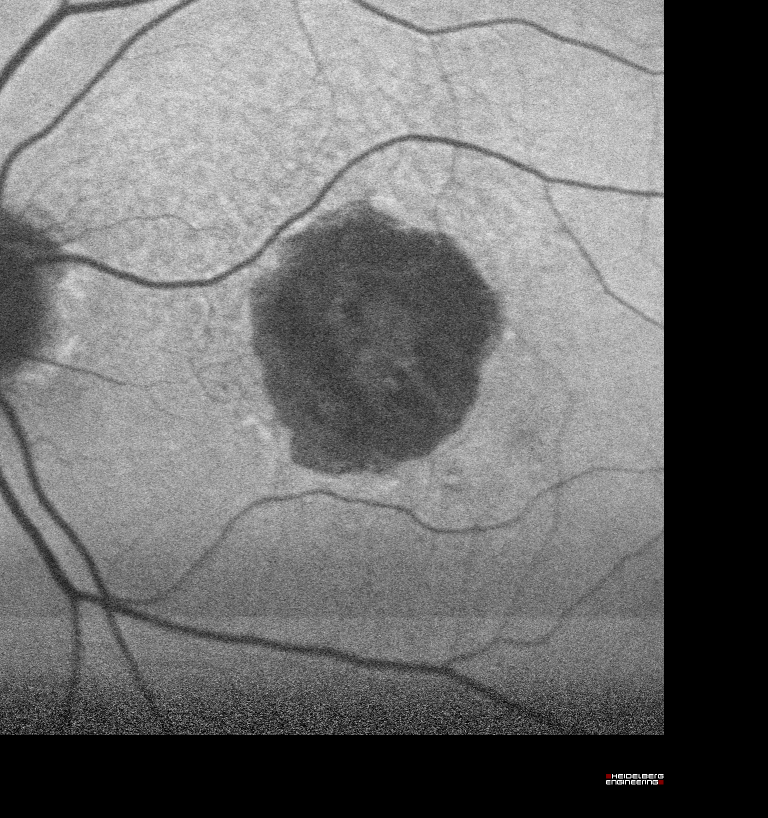
#> input picture code/data/rg-FU-02.png, 1536 x 1636 px (shown at 1/2 size)
$ python -i automatic_registration.py   (imports and definitions only)   (older library calls are emulated)
#> lines starting #> are read from the running program, lines starting #| are printed output that depends on the picture; long printed decimals are rounded; pictures that were not available may be replaced by others from this repository, and a replacement may not be noted
### code/utils.py
import numpy as np
import cv2


# [22 lines left out: function getPoints, not called in this run]


def ransac(x, y, funcFindF, funcDist, minPtNum, iterNum, thDist, thInlrRatio):
    """
    Use RANdom SAmple Consensus to find a fit from X to Y.
    :param x: M*n matrix including n points with dim M
    :param y: N*n matrix including n points with dim N
    :param funcFindF: a function with interface f1 = funcFindF(x1,y1) where:
                x1 is M*n1
                y1 is N*n1 n1 >= minPtNum
                f is an estimated transformation between x1 and y1 - can be of any type
    :param funcDist: a function with interface d = funcDist(x1,y1,f) that uses f returned by funcFindF and returns the
                distance between <x1 transformed by f> and <y1>. d is 1*n1.
                For line fitting, it should calculate the distance between the line and the points [x1;y1];
                For homography, it should project x1 to y2 then calculate the dist between y1 and y2.
    :param minPtNum: the minimum number of points with whom can we find a fit. For line fitting, it's 2. For
                homography, it's 4.
    :param iterNum: number of iterations (== number of times we draw a random sample from the points
    :param thDist: inlier distance threshold.
    :param thInlrRatio: ROUND(THINLRRATIO*n) is the inlier number threshold
    :return: [f, inlierIdx] where: f is the fit and inlierIdx are the indices of inliers

    transalated from matlab by Adi Szeskin.
    """

    ptNum = len(x)
    thInlr = round(thInlrRatio*ptNum)


    inlrNum = np.zeros([iterNum,1])
    fLib= np.zeros(shape=(iterNum,3,3))
    for i in range(iterNum):
        permut = np.random.permutation(ptNum)
        sampleIdx = permut[range(minPtNum)]
        f1 = funcFindF(x[sampleIdx,:],y[sampleIdx,:])
        dist = funcDist(x,y,f1)
        b = dist<=thDist
        r = np.array(range(len(b)))
        inlier1 = r[b]
        inlrNum[i] = len(inlier1)
        if len(inlier1) < thInlr: continue
        fLib[i] = funcFindF(x[inlier1,:],y[inlier1,:])

    idx = inlrNum.tolist().index(max(inlrNum))
    f = fLib[idx]
    dist = funcDist(x,y,f);
    b = dist<=thDist
    r = np.array(range(len(b)))
    inlierIdx = r[b]
    return f, inlierIdx

### code/automatic_registration.py
import numpy as np
from matplotlib import pyplot as plt
from matplotlib.patches import ConnectionPatch
import utils

from scipy import ndimage as ndim
from scipy.spatial.distance import cdist
from scipy import signal
from sklearn.preprocessing import normalize

from skimage import transform as tf
from skimage import feature
from skimage import filters
from skimage import color
from skimage import exposure
from skimage import segmentation
from skimage import morphology

import cv2
import imutils


'''
    Part 1 – Registration by features.
'''

class FeatureRegistrationModel():

    def __init__(self, algorithm='first'):
        self.bl = plt.imread('data/BL01.tif')
        self.fu = plt.imread('data/FU01.tif')

        if algorithm == 'first':
            self.firstalgorithm(self.bl, self.fu)
        else:
            self.secondalgorithm()


    def firstalgorithm(self, blimage, fuimage):
        '''
        Algorithm for computing registration by features using FindRetinalFeatures.
        :param blimage: Baseline image. -- shape (1636, 1536, 3)
        :param fuimage: Follow-up image. -- shape (1636, 1536, 3)
        '''
        method = 'orb'
        number_kp = 500
        bl_kp, bl_descriptors = self.findRetinaFeatures(blimage, number_kp, method=method, plot=False)
        fu_kp, fu_descriptors = self.findRetinaFeatures(fuimage, number_kp, method=method, plot=False)

        # Find matches for each specific method and keep only the 10 with the lowest distance measure.
        best_matches = 6
        if method == 'orb':
            matches, idx_list = self.match_descriptors(bl_descriptors, fu_descriptors, best_matches, metric='hamming')
        elif method == 'surf':
            matches, idx_list = self.match_descriptors(bl_descriptors, fu_descriptors, best_matches, metric='euclidean')
        elif method == 'sift':
            matches, idx_list = self.match_descriptors(bl_descriptors, fu_descriptors, best_matches, metric='euclidean')
        else:
            print("Method not found.")

        # Preparing the keypoints to feed into RANSAC.
        prepbl = []
        prepfu = []
        for idx in range(best_matches):
            tmp = matches[idx_list[idx]]
            prepbl.append(bl_kp[tmp[0]])
            prepfu.append(fu_kp[tmp[1]])

        prepbl = np.array(prepbl)
        prepfu = np.array(prepfu)

        prepbl = np.flip(prepbl, axis=1)
        prepfu = np.flip(prepfu, axis=1)

        self.plotting_pairs(prepbl, prepfu)

        tformR, inliers = self.calcRobustPointBasedReg(prepbl, prepfu)
        print("Transformation matrix: ", tformR)
        rmse = self.calcDist(prepbl, prepfu, tformR)
        print("rmse of rigid registration: ", rmse)
        print("inliers: ", inliers)

        # Transfrom and show the results.
        self.affineTransformation(blimage, fuimage, tformR, plot=True)
        plt.show()

    def match_descriptors(self, bl_descriptors, fu_descriptors, k, metric=None):
        '''
        Brute-force matching of descriptors. Works for opencv as well as skimage.
        :param bl_descriptors:
        :param fu_descriptors:
        :param k:
        :param metric:
        :return: matches and a sorted list of indices of the matches which have the lowest distance.

        '''
        if metric is None:
            if np.issubdtype(bl_descriptors.dtype, np.bool_):
                metric = 'hamming'
            else:
                metric = 'euclidean'

        distances = cdist(bl_descriptors, fu_descriptors, metric='hamming')

        indices1 = np.arange(bl_descriptors.shape[0])
        indices2 = np.argmin(distances, axis=1)

        smallest_dst = np.amin(distances, axis=1)
        idx_list = np.argpartition(smallest_dst, k)

        matches = np.column_stack((indices1, indices2))

        return (matches, idx_list)


    def calcPointBasedReg(self, BLPoints, FUPoints):
        '''
        :param BLPoints: Baseline points -- shape (N,2)
        :param FUPoints: Follow-up points -- shape (N,2)
        :return: A 3x3 rigid 2D transformation matrix of the two translations and rotations of the given points and pairings
        '''
        assert len(BLPoints) == len(FUPoints)
        # Preprocess
        result = np.zeros((3,3), dtype=float)
        np.fill_diagonal(result, 1.0)

        # 1. Compute the (weighted) centroids of both point sets
        meanBL = np.mean(BLPoints, axis=0)
        meanFU = np.mean(FUPoints, axis=0)

        # 2. Compute the centered vectors
        centeredBL = BLPoints - np.tile(meanBL, (BLPoints.shape[0], 1))
        centeredFU = FUPoints - np.tile(meanFU, (FUPoints.shape[0], 1))

        # 3. Compute the dxd covariance matrix
        cov = np.matmul(np.transpose(centeredBL), centeredFU)

        # 4. Compute the singular value decomposition
        U, S, Vt = np.linalg.svd(cov)
        R = np.matmul(Vt.T, U.T)

        # 5. Compute the optimal translation
        t = np.add(np.dot(np.matmul(R, np.transpose(meanBL)), -1), np.transpose(meanFU))

        # Create result rigid matrix
        result[0:R.shape[0], 0:R.shape[1]] = R
        result[0:t.shape[0], R.shape[0]] = t.T

        return (result)

    def calcDist(self, BLPoints, FUPoints, rigidReg):
        '''
        The resulting matrix should approximately satisfy the following relation: [BLPoints ones(N,1)] * tform == [FUPoints ones(N,1)]
        :param BLPoints: Baseline points -- shape (N,2)
        :param FUPoints: Follow-up points -- shape (N,2)
        :param rigidReg: transfomation matrix. (3,3)
        :return: scalar rmse vector -- shape (N,)
        '''
        # Create 3x3 matrix
        helper = np.ones((BLPoints.shape[0],1), dtype=float)
        testBL = np.concatenate((BLPoints, helper), axis=1)

        rigidBL = np.matmul(rigidReg, testBL.T)
        rigidBL = np.delete(rigidBL.T, 2, axis=1)

        rmse = np.sqrt(np.mean(np.square(rigidBL - FUPoints), axis=1))

        return (rmse)

    def calcRobustPointBasedReg(self, BLPoints, FUPoints):
        '''
        This function computes the transformation with unknown outliers in the pairs list.
        '''
        # Setup the parameters for ransac
        minPtNum = 3
        iterNum = 100
        thDist = 25
        thInlrRatio = 0.5

        tform, inlieridx = utils.ransac(BLPoints, FUPoints, self.calcPointBasedReg, self.calcDist,
        minPtNum, iterNum, thDist, thInlrRatio)

        return (tform, inlieridx)


    def findRetinaFeatures(self, image, n_kp, method='orb', plot=True):
        '''
        The function finds strong features in the image used for registration.
        :param image: input image. -- (1636, 1536, 3)
        :param n_kp: Number of keypoints you want to find.
        :param method: Set which algorithm should be used to find keypoints.
        :param plot: Set True, found keypoints will be plotted.
        :return keypoints and descriptors representing the found features.
        '''
        # Creating a gray image for the ORB method and creating a ROI in order to ignore the black caption at the bottom.
        grey_image = cv2.cvtColor(image, cv2.COLOR_BGR2GRAY)
        roi = grey_image[100:1300,100:1300]

        # Applying the ORB method and extracting the features.
        if method == 'orb':
            # Preprocessing for ORB
            roi = filters.gaussian(roi)

            orb = feature.ORB(n_keypoints=n_kp)
            orb.detect_and_extract(roi)

            keypoints = orb.keypoints
            descriptors = orb.descriptors

        # Applying the SIFT method and extracting the features.
        elif method == 'sift':
            roi = cv2.GaussianBlur(roi, (5,5), cv2.BORDER_DEFAULT)
            sift = cv2.xfeatures2d.SIFT_create(n_kp)
            kp_cv, descriptors = sift.detectAndCompute(roi, None)

            # Convert opencv data structure to numpy array.
            keypoints = np.array([k.pt for k in kp_cv])

        # Applying the SURF method and extracting the features.
        elif method == 'surf':
            roi = cv2.GaussianBlur(roi, (5,5), cv2.BORDER_DEFAULT)
            surf = cv2.xfeatures2d.SURF_create(n_kp)
            kp_cv, descriptors = surf.detectAndCompute(roi, None)

            # Convert opencv data structure to numpy array.
            keypoints = np.array([k.pt for k in kp_cv])

        else:
            print("Unknown string " + method)
            exit()

        # Plotting option.
        if plot == True:
            self.plotting_points(image, keypoints, number=False)

        return (keypoints, descriptors)

    def plotting_points(self, image, pointset, number=True):
        '''
        Plotting the points with their labeling in the image.
        :param image: Input image.
        :param pointset: Pointset you want to plot. -- shape (N,2)
        :param number: Set to False if you do not want to label the points.
        '''
        plt.imshow(image)
        for idx in range(pointset.shape[0]):
            x = pointset[idx][0]
            y = pointset[idx][1]
            plt.plot(x, y, 'bo')
            if number:
                plt.text(x + 2, y + 2 , idx, fontsize=13)

    def plotting_pairs(self, BLPoints, FUPoints):
        '''
        Plotting the point pairs next to each other in one plot.
        :param BLPoints: Baseline points -- shape (N,2)
        :param FUPoints: Follow-up points -- shape (N,2)
        Function for plotting pairs of points in two transformed images.
        '''
        fig = plt.figure(1)
        a1 = fig.add_subplot(1, 2, 1)
        self.plotting_points(self.bl, BLPoints, number=True)

        a2 = fig.add_subplot(1, 2, 2)
        self.plotting_points(self.fu, FUPoints, number=True)

        for idx in range(BLPoints.shape[0]):
            xbl = BLPoints[idx][0]
            ybl = BLPoints[idx][1]
            xfu = FUPoints[idx][0]
            yfu = FUPoints[idx][1]

            con = ConnectionPatch(xyA=(xfu,yfu), xyB=(xbl,ybl), coordsA="data", coordsB="data", axesA=a2, axesB=a1, color="red")
            a2.add_artist(con)


    def affineTransformation(self, blimage, fuimage, rigidReg, plot=True):
        '''
        The function will compute a new image of the transformed FU image.
        Set option for plotting transformed FU image overlaided by the BL image.
        :param plot: default=True.
        '''
        transformed = tf.warp(fuimage, rigidReg)

        if plot == True:
            plt.figure()
            plt.imshow(blimage)
            plt.imshow(transformed, cmap='Greens', alpha=0.5)


    # [51 lines left out: function secondalgorithm, not called in this run]


    def segmentBloodVessel(self, image):
        '''
        Performs segmentation of the blood vessels in the retina image.
        :param image: Input image. -- shape (1636, 1536, 3)
        :return: Segmented binary image. -- shape (1636, 1536)
        '''
        grey_image = color.rgb2gray(image)

        # Apply median filter in order to decrease noise.
        median = filters.median(grey_image)

        # Apply CLAHE to enhance contrast.
        clahe = exposure.equalize_adapthist(median)

        # Apply the frangi filter on the preprocessed image in order to find vessel structures.
        out = filters.frangi(clahe, sigmas=range(4,9,1))

        # Thresholding with the frangi filtered image to create binary.
        mask = np.where(out >= 1e-5)
        out[mask] = 1

        # Cut of the black caption on the bottom of the image.
        roi = np.zeros((grey_image.shape), dtype=bool)
        roi[50:1525,50:1510] = True
        out[~roi] = 0

        # Apply an morphological opening to decrease noise.
        erosion = cv2.erode(out, np.ones((3, 3), np.uint8), iterations=1)
        result = cv2.dilate(erosion, np.ones((3, 3), np.uint8), iterations=1)

        return (result)


#model = FeatureRegistrationModel('first')


'''
    Part 2 – Detect the changes.
'''


class ChangeRegistrationModel():

    # [142 lines left out: functions __init__, detectingChange, segmentLesion, create_circular_mask, not called in this run]


#model = ChangeRegistrationModel()
#model.detectingChange()

>>> import cv2
>>> picture = cv2.imread('data/rg-FU-02.png', cv2.IMREAD_GRAYSCALE)
>>> result = FeatureRegistrationModel().segmentBloodVessel(picture)
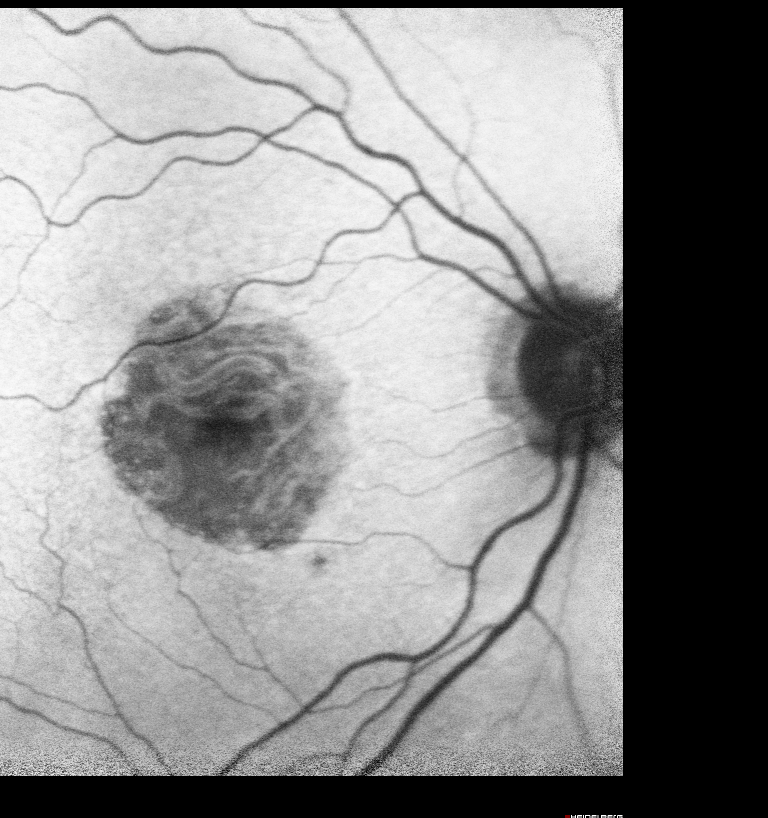
#> input picture code/data/rg-FU-03.png, 1536 x 1636 px, given in place of FU01.tif, which was not available (shown at 1/2 size)
#> in __init__, self.fu is the input picture: shape (1636, 1536, 4) float32; mean R, G, B, A 0.56, 0.56, 0.56, 1
#> in findRetinaFeatures, `roi = grey_image[100:1300,100:1300]`:
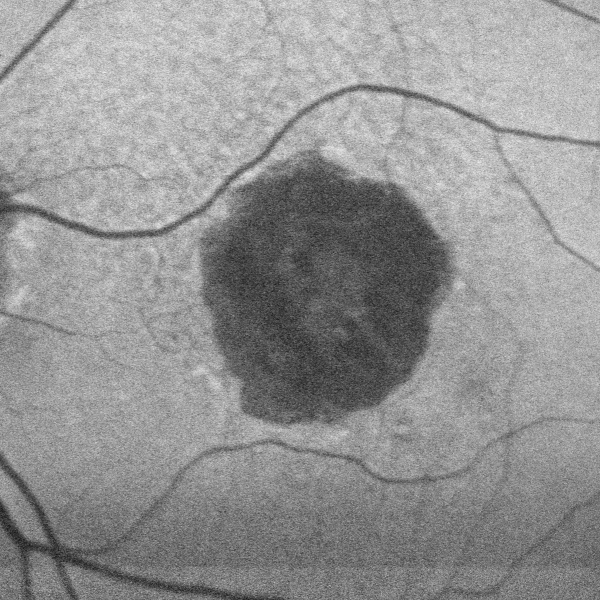
#> roi: shape (1200, 1200) float32 (shown at 1/2 size); min 0.00392, max 0.976, mean 0.578
#> in firstalgorithm, `bl_kp, bl_descriptors = self.findRetinaFeatures(blimage, number_kp, me..`: bl_kp = 500 pairs, first value 22 to 1176, second value 21 to 1142.4
#> call 2 of findRetinaFeatures, with n_kp = 500, method = 'orb', plot = False
#> in findRetinaFeatures (call 2), `roi = grey_image[100:1300,100:1300]`:
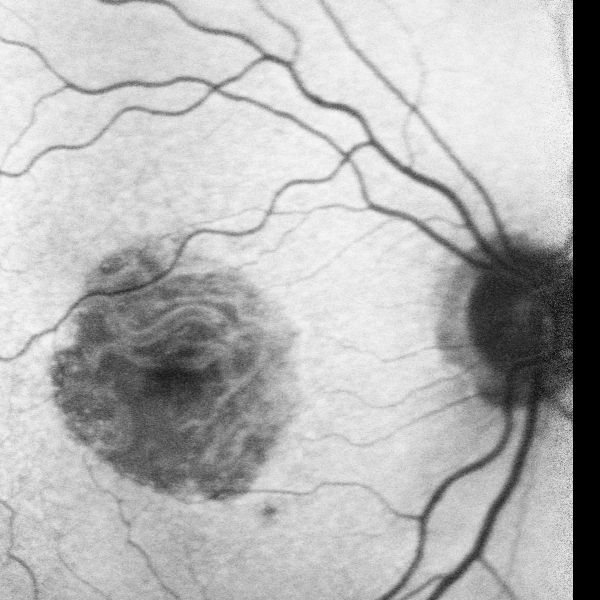
#> roi: shape (1200, 1200) float32 (shown at 1/2 size); min 0, max 0.98, mean 0.705
#> in firstalgorithm, `fu_kp, fu_descriptors = self.findRetinaFeatures(fuimage, number_kp, me..`: fu_kp = 500 pairs, first value 88 to 1176, second value 103.9 to 1146.6
#> in match_descriptors, `distances = cdist(bl_descriptors, fu_descriptors, metric='hamming')`:
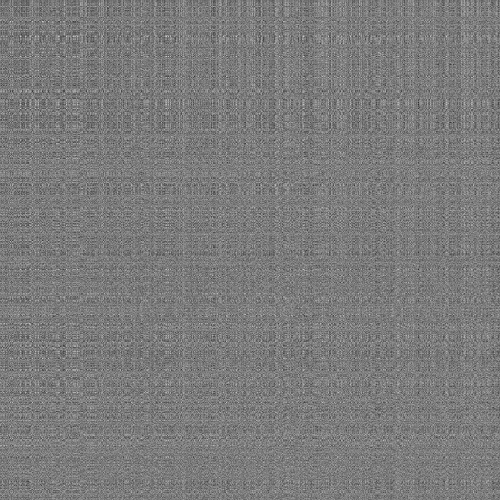
#> distances: shape (500, 500) float64; min 0.16, max 0.82, mean 0.486
#> in match_descriptors, `indices2 = np.argmin(distances, axis=1)`: indices2 = 500 values, max 498 at index 50, min 0 at index 422, mean 247.9
#> in match_descriptors, `smallest_dst = np.amin(distances, axis=1)`: smallest_dst = 500 values, max 0.402 at index 195, min 0.16 at index 269, mean 0.312
#> in match_descriptors, `idx_list = np.argpartition(smallest_dst, k)`: idx_list = 500 values, max 499 at index 499, min 0 at index 217, mean 249.5
#> in match_descriptors, `matches = np.column_stack((indices1, indices2))`: matches = 500 pairs, first value 0 to 499, second value 0 to 498
#> the loop in firstalgorithm, `for idx in range(best_matches):` made 6 passes
#> tmp on passes 1 to 6: [358, 194], [269, 418], [102, 418], [104, 418], [252, 418], [438, 354]
#> after the loop in firstalgorithm, `for idx in range(best_matches):`: prepbl = [[207.4, 634.5], [218, 914], [316.8, 513.6], [180, 757.4], [180, 757.2], [207.4, 634.2]]; prepfu = [[340.4, 812.2], [373.2, 960], [373.2, 960], [373.2, 960], [373.2, 960], [996.5, 420.5]]
#> in firstalgorithm, `prepbl = np.flip(prepbl, axis=1)`: prepbl = [[634.5, 207.4], [914, 218], [513.6, 316.8], [757.4, 180], [757.2, 180], [634.2, 207.4]]
#> in firstalgorithm, `prepfu = np.flip(prepfu, axis=1)`: prepfu = [[812.2, 340.4], [960, 373.2], [960, 373.2], [960, 373.2], [960, 373.2], [420.5, 996.5]]
#> the loop in plotting_points, `for idx in range(pointset.shape[0]):` made 6 passes
#> the loop in plotting_points (call 2), `for idx in range(pointset.shape[0]):` made 6 passes
#> the loop in plotting_pairs, `for idx in range(BLPoints.shape[0]):` made 6 passes
#> (xbl, ybl, xfu, yfu) on passes 1 to 6: (634.5, 207.4, 812.2, 340.4), (914, 218, 960, 373.2), (513.6, 316.8, 960, 373.2), (757.4, 180, 960, 373.2), (757.2, 180, 960, 373.2), (634.2, 207.4, 420.5, 996.5)
#> in ransac, `ptNum = len(x)`: ptNum = 6
#> in ransac, `thInlr = round(thInlrRatio*ptNum)`: thInlr = 3
#> the loop in ransac, `for i in range(iterNum):` made 100 passes
#> permut on passes 1, 3: [5, 2, 1, 3, 0, 4], [3, 5, 1, 2, 4, 0]
#| Transformation matrix:  [[   0.9058   -0.4237  341.977]
#|  [   0.4237    0.9058 -112.599]
#|  [   0.            0.            1.        ]]
#| rmse of rigid registration:  [ 12.067  108.620 203.413    5.951   6.116
#|  544.197]
#| inliers:  [0 3 4]
#> in affineTransformation, `transformed = tf.warp(fuimage, rigidReg)`:
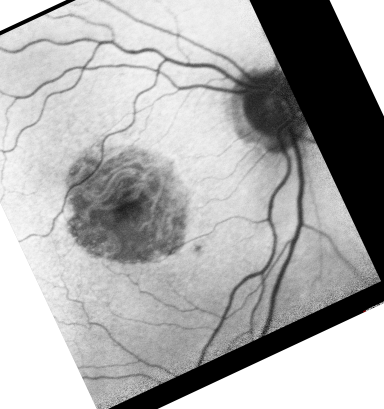
#> transformed: shape (1636, 1536, 4) float32 (shown at 1/4 size); mean R, G, B, A 0.498, 0.498, 0.498, 0.833; transparent parts drawn white
#> in firstalgorithm, `plt.show()`:
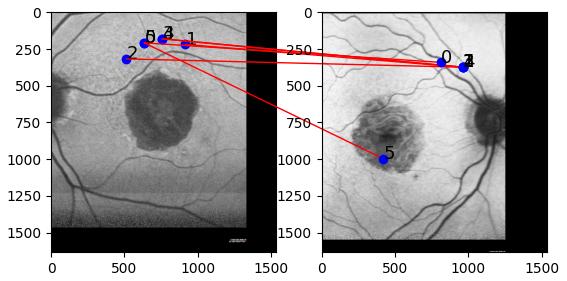
#> figure drawn by matplotlib, 2 panels
#> in segmentBloodVessel, `erosion = cv2.erode(out, np.ones((3, 3), np.uint8), iterations=1)`:
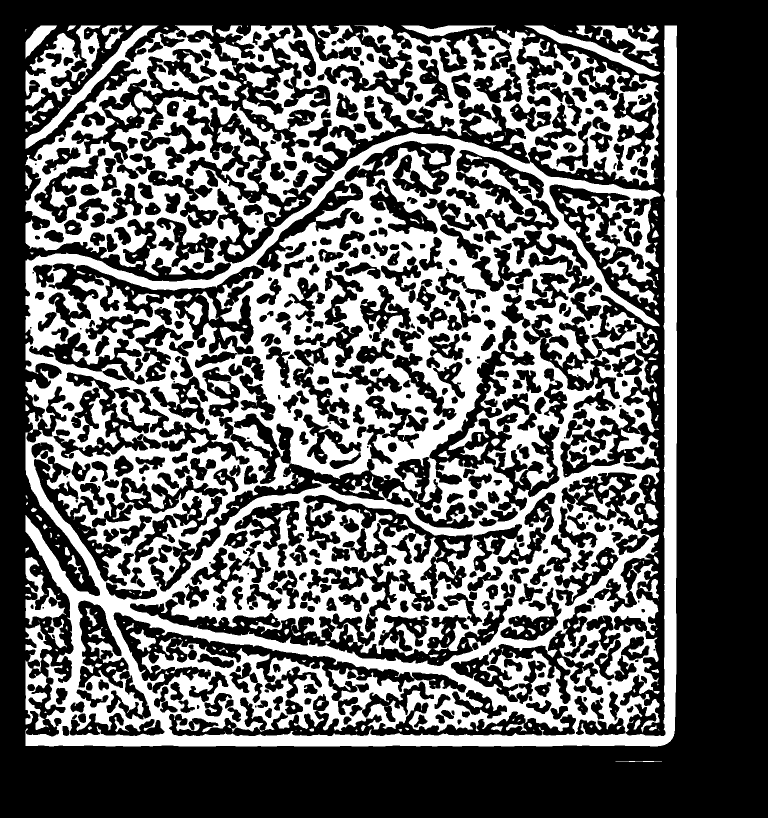
#> erosion: shape (1636, 1536) float64 (shown at 1/2 size); min 0, max 1, mean 0.392
